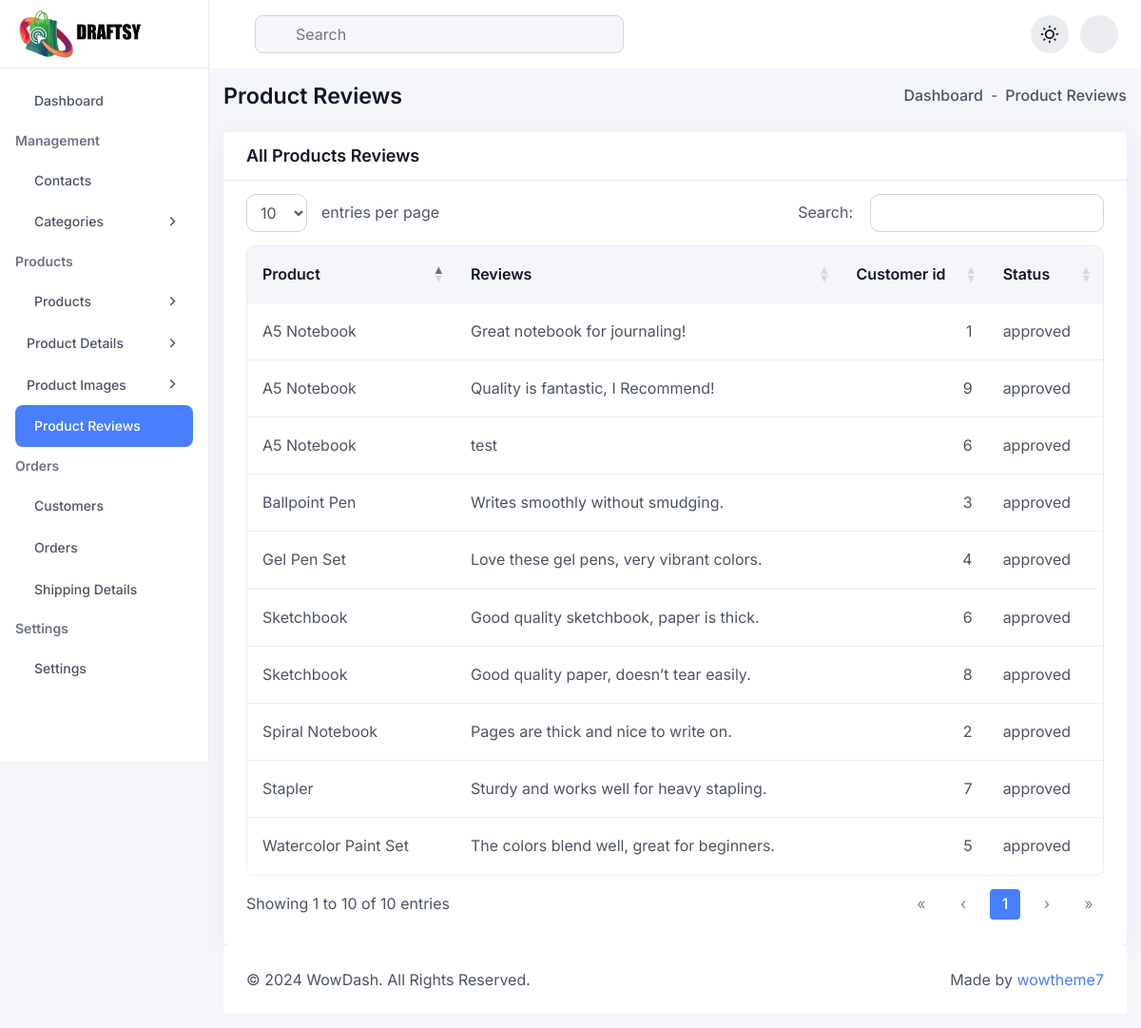
The page /admin/pages/product_reviews/index.php on the database its author committed.
### tables this page shows
CREATE TABLE `product_reviews` (
  `id` int(11) NOT NULL,
  `prod_id` int(11) DEFAULT NULL,
  `review` text DEFAULT NULL,
  `customer_id` int(11) DEFAULT NULL,
  `status` enum('approved','pending','rejected') DEFAULT 'pending',
  `created_at` timestamp NOT NULL DEFAULT current_timestamp(),
  `updated_at` timestamp NOT NULL DEFAULT current_timestamp() ON UPDATE current_timestamp(),
  `rating` int(1) DEFAULT NULL
);

CREATE TABLE `products` (
  `id` int(11) NOT NULL,
  `cat_id` int(11) DEFAULT NULL,
  `name` varchar(255) NOT NULL,
  `description` text DEFAULT NULL,
  `image` varchar(255) DEFAULT NULL,
  `sku` varchar(100) DEFAULT NULL,
  `regular_price` decimal(10,2) DEFAULT NULL,
  `discounted_price` decimal(10,2) DEFAULT NULL,
  `created_at` timestamp NOT NULL DEFAULT current_timestamp(),
  `updated_at` timestamp NOT NULL DEFAULT current_timestamp() ON UPDATE current_timestamp()
);

### admin/pages/product_reviews/index.php (the view, shortened to what this page needs)
<?php
include('../../includes/header.php');
$query = "SELECT product_reviews.* , products.name as p_name from product_reviews join products on product_reviews.prod_id = products.id";
$result = mysqli_query($conn,$query);
?>
 <div class="dashboard-main-body">
<div class="d-flex flex-wrap align-items-center justify-content-between gap-3 mb-24">
<h6 class="fw-semibold mb-0">Product Reviews</h6>
<ul class="d-flex align-items-center gap-2">
<li class="fw-medium">
  <a href="index.html" class="d-flex align-items-center gap-1 hover-text-primary">
    Dashboard
  </a>
</li>
<li>-</li>
<li class="fw-medium">Product Reviews</li>
</ul>
</div>
<div class="card basic-data-table">
  <div class="card-header">
    <h5 class="card-title mb-0">All Products Reviews</h5>
  </div>
  <div class="card-body ">
   <div class="table-responsive">
   <table class="table bordered-table mb-0 " id="dataTable" data-page-length='10'>
      <thead>
        <tr>
            <th scope="col">Product</th>
            <th scope="col">Reviews</th>
            <th scope="col">Customer id</th>
            <th scope="col">Status</th>
        </tr>
      </thead>
        <tbody>
        <?php
          if($result->num_rows > 0)
          {
            while($row = $result->fetch_assoc())
            {
          ?>
            <tr>
                <td><?php echo $row['p_name']?></td>
                <td><?php echo $row['review']?></td>
                <td><?php echo $row['customer_id']?></td>
                <td><?php echo $row['status']?></td>
            </tr>
            <?php
            }
          }
        ?>
        </tbody>
    </table>
   </div>
</div>
        </div>
<?php
include('../../includes/footer.php');
?>
</body>
</html>

### admin/assets/css/file-upload.css (style rules this page uses)
:root { --file-container-bg: #eeeeee; --file-bg: #f8f8f8; --file-border-color: #606060; --file-color: #2b2b2b; --table-border-color: #dbdbdb; --delete-button-bg: #f53636; --delete-button-color: #ffffff; --font-size: 0.875em; --font-family: 'Segoe UI', Tahoma, Geneva, Verdana, sans-serif; --shadow: 0px 8px 15px -8px rgba(0, 0, 0, 0.5); }
* { margin: 0; padding: 0; box-sizing: border-box; }

### rows shown on the page
product_reviews: prod.name "A5 Notebook", review "Great notebook for journaling!", customer "1", status "approved"
product_reviews: prod.name "Spiral Notebook", review "Pages are thick and nice to write on.", customer "2", status "approved"
product_reviews: prod.name "Ballpoint Pen", review "Writes smoothly without smudging.", customer "3", status "approved"
product_reviews: prod.name "Gel Pen Set", review "Love these gel pens, very vibrant colors.", customer "4", status "approved"
product_reviews: prod.name "Watercolor Paint Set", review "The colors blend well, great for beginners.", customer "5", status "approved"
product_reviews: prod.name "Sketchbook", review "Good quality sketchbook, paper is thick.", customer "6", status "approved"
product_reviews: prod.name "Stapler", review "Sturdy and works well for heavy stapling.", customer "7", status "approved"
product_reviews: prod.name "Sketchbook", review "Good quality paper, doesn’t tear easily.", customer "8", status "approved"
product_reviews: prod.name "A5 Notebook", review "Quality is fantastic, I Recommend!", customer "9", status "approved"
product_reviews: prod.name "A5 Notebook", review "test", customer "6", status "approved"
